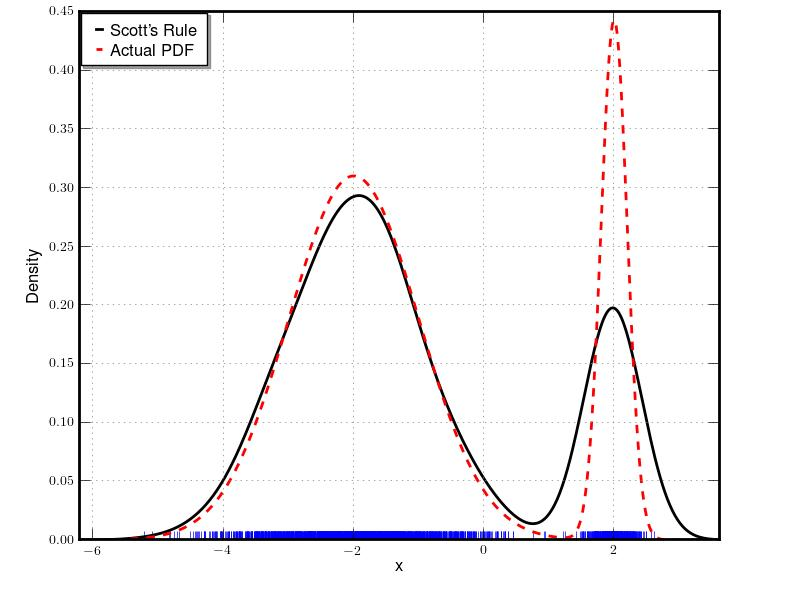

Python code for this plot:
#!/usr/bin/python
import numpy as np
from scipy import stats
from functools import partial
import pylab as pl
import pdb

loc1, scale1, size1 = (-2, 1, 1750)
loc2, scale2, size2 = (2, 0.2, 500)
# loc2, scale2, size2 = (-1.5, 0.2, 100)

x2 = np.concatenate([np.random.normal(loc=loc1, scale=scale1, size=size1),
                     np.random.normal(loc=loc2, scale=scale2, size=size2)])

x_eval = np.linspace(x2.min() - 1, x2.max() + 1, 500)

kde = stats.gaussian_kde(x2)
pdb.set_trace()
# kde2 = stats.gaussian_kde(x2, bw_method='silverman')
# kde3 = stats.gaussian_kde(x2, bw_method=partial(my_kde_bandwidth, fac=0.2))
# kde4 = stats.gaussian_kde(x2, bw_method=partial(my_kde_bandwidth, fac=0.5))

pdf = stats.norm.pdf
bimodal_pdf = pdf(x_eval, loc=loc1, scale=scale1) * float(size1) / x2.size + \
              pdf(x_eval, loc=loc2, scale=scale2) * float(size2) / x2.size

fig = pl.figure(figsize=(8, 6))
ax = fig.add_subplot(111)
pl.ion()
ax.plot(x2, np.zeros(x2.shape), 'b+', ms=12)
ax.plot(x_eval, kde(x_eval), 'k-', label="Scott's Rule")
# ax.plot(x_eval, kde2(x_eval), 'b-', label="Silverman's Rule")
# ax.plot(x_eval, kde3(x_eval), 'g-', label="Scott * 0.2")
# ax.plot(x_eval, kde4(x_eval), 'c-', label="Scott * 0.5")
ax.plot(x_eval, bimodal_pdf, 'r--', label="Actual PDF")

ax.set_xlim([x_eval.min(), x_eval.max()])
ax.legend(loc=2)
ax.set_xlabel('x')
ax.set_ylabel('Density')
pl.savefig('bimodal.jpg')
pl.ioff()
pl.show()

